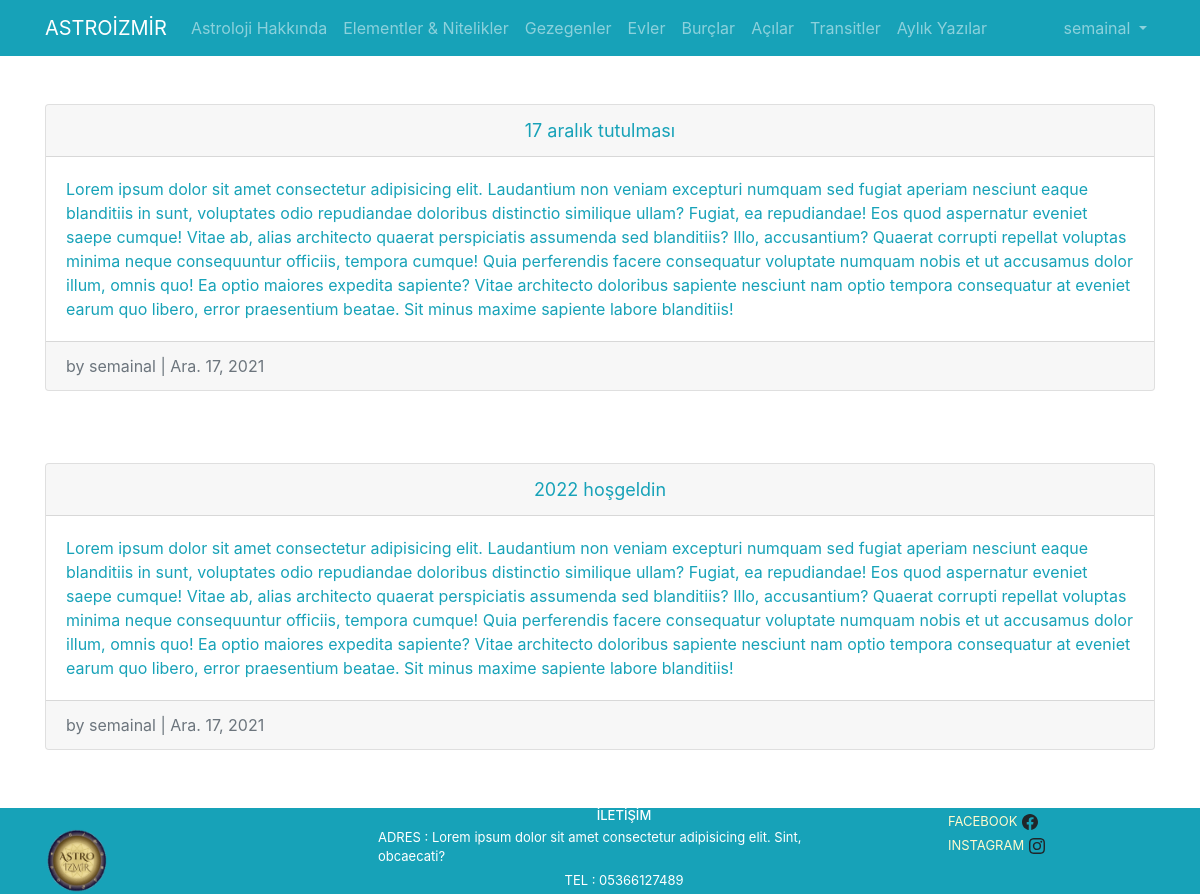
The page /articles/ (signed in) on the database its author committed.
### users/models.py (models this page shows)
class CustomUser(AbstractUser):
    pass
    def __str__(self):
        return self.username

### articles/models.py (models this page shows, shortened)
class Article(models.Model):
    title = models.CharField(max_length=250, verbose_name="Başlık")
    body = models.TextField(verbose_name="Metin")
    date = models.DateField(auto_now_add=True, verbose_name="Tarih")
    author = models.ForeignKey(get_user_model(), on_delete=models.CASCADE, verbose_name="Yazar")

### articles/views.py (the view)
# urls.py: path('',ArticleListView.as_view(), name='article_list'),
class ArticleListView(LoginRequiredMixin,ListView):
    model = Article
    template_name = "article_list.html"
    login_url = 'login'

### users/templates/article_list.html (shortened to what this page needs)
{% extends 'base.html' %}
{% block content %}
    {%for article in object_list %}
        <div class="card mt-5" style="color: #17a2b8;">
            <div class="card-header" style="font-size: large; text-align:center">{{article.title}} </div>
            <div class="card-body">
                <p class="card-text"> {{article.body}}</p>
            </div>
        <div class="card-footer text-muted"> by {{article.author}} | {{article.date}}
        </div>
        </div>
        <br/>
        {%endfor%}
{%endblock content%}

### users/templates/base.html (shortened to what this page needs)
{% load static %}
<!DOCTYPE html>
<html lang="en">
<head>
    <link rel="stylesheet" href="{% static 'css/bootstrap.min.css' %}">
    <link rel="stylesheet" href="https://stackpath.bootstrapcdn.com/bootstrap/4.1.3/css/bootstrap.min.css">
</head>
<body>
 <main>
       <nav class="navbar navbar-expand-lg navbar-dark bg-info">
           <div class="container fluid">
            {% if user.is_authenticated%}
               <a class="navbar-brand" href="{% url 'home'%}">ASTROİZMİR</a>
                <div class="collapse navbar-collapse" id="navbarNavDropdown">
                    <ul class="navbar-nav">
                        <li class="nav-item">
                            <a class="nav-link" aria-current="page" href="{%url 'hakkinda'%}">Astroloji Hakkında</a>
                        </li>
                        <li class="nav-item">
                            <a class="nav-link" aria-current="page" href="{% url 'elementler'%}">Elementler & Nitelikler</a>
                        </li>
                        <li class="nav-item">
                            <a class="nav-link" aria-current="page" href="{% url 'gezegenler'%}">Gezegenler</a>
                        </li>
                        <li class="nav-item">
                            <a class="nav-link" aria-current="page" href="{% url 'evler'%}">Evler</a>
                        </li>
                        <li class="nav-item">
                            <a class="nav-link" aria-current="page" href="{% url 'burclar'%}">Burçlar</a>
                        </li>
                        <li class="nav-item">
                            <a class="nav-link" aria-current="page" href="{% url 'acilar'%}">Açılar</a>
                        </li>
                        <li class="nav-item">
                            <a class="nav-link" aria-current="page" href="{% url 'transitler'%}">Transitler</a>
                        </li>
                        <li class="nav-item">
                            <a class="nav-link" aria-current="page" href="{% url 'article_list'%}">Aylık Yazılar  </a>
                        </li>
                    </ul>
                </div>
                <ul class="navbar-nav ml-auto">
                    <li class="nav-item">
                        <a class="nav-link dropdown-toggle" href="#" id="userMenu"
                            data-toggle="dropdown" aria-haspopup="true"
                            aria-expanded="false">
                            {{user.username}}
                        </a>
                    </li>
                </ul>
           </div>
       </nav>
                {% endif%}
    </main>
<footer>
<div class="fixed-bottom bg-info" >
        <div class="container">
            <div class="row">
              <div class="col">
                <img src="{% static 'img/astroizmir1.png'%}" alt="" class="mr-5" style="height: 65px; width:65px; position:absolute; bottom:0;">
              </div>
              <div class="col-6">
               <h6 class="ml-5 mb-1" style="font-size:small; color:white; text-align: center;">İLETİŞİM</h6>
               <p class="ml-5 mb-1" style="font-size: small; color:white;">ADRES : Lorem ipsum dolor sit amet consectetur adipisicing elit. Sint, obcaecati?</p>
               <p class="ml-5 mb-1" style="font-size: small; color:white; text-align: center;">TEL : 05366127489</p>
              </div>
              <div class="col">
                  <a href="https://www.facebook.com/search/top/?q=astro%20i%CC%87zmi%CC%87r" style="color:lemonchiffon; font-size:small" class="ml-5" >FACEBOOK</a>
                  <br>
                  <a href="https://www.instagram.com/astroizmir/" style="color: lemonchiffon; font-size:small;" class="ml-5">INSTAGRAM</a>
              </div>
            </div>
    </div>
</footer>
    <div class="container">
        {% block content %}
        {% endblock content %}
    </div>
    <div class="container mt-5">
        <br>
        <br>
        <br>
    </div>
</body>
</html>

### rows shown on the page
CustomUser: username "semainal"
Article: title "17 aralık tutulması", body "Lorem ipsum dolor sit amet consectetur adipisicing elit. Laudantium non veniam excepturi numquam sed fugiat aperiam nesciunt eaque blanditiis in sunt, voluptates odio repudiandae doloribus distinctio similique ullam? Fugiat, ea repudiandae! Eos quod aspernatur eveniet saepe cumque! Vitae ab, alias architecto quaerat perspiciatis assumenda sed blanditiis? Illo, accusantium? Quaerat corrupti repellat voluptas minima neque consequuntur officiis, tempora cumque! Quia perferendis facere consequatur voluptate numquam nobis et ut accusamus dolor illum, omnis quo! Ea optio maiores expedita sapiente? Vitae architecto doloribus sapiente nesciunt nam optio tempora consequatur at eveniet earum quo…", author "semainal", date "Ara. 17, 2021"
Article: title "2022 hoşgeldin", body "Lorem ipsum dolor sit amet consectetur adipisicing elit. Laudantium non veniam excepturi numquam sed fugiat aperiam nesciunt eaque blanditiis in sunt, voluptates odio repudiandae doloribus distinctio similique ullam? Fugiat, ea repudiandae! Eos quod aspernatur eveniet saepe cumque! Vitae ab, alias architecto quaerat perspiciatis assumenda sed blanditiis? Illo, accusantium? Quaerat corrupti repellat voluptas minima neque consequuntur officiis, tempora cumque! Quia perferendis facere consequatur voluptate numquam nobis et ut accusamus dolor illum, omnis quo! Ea optio maiores expedita sapiente? Vitae architecto doloribus sapiente nesciunt nam optio tempora consequatur at eveniet earum quo…", author "semainal", date "Ara. 17, 2021"
